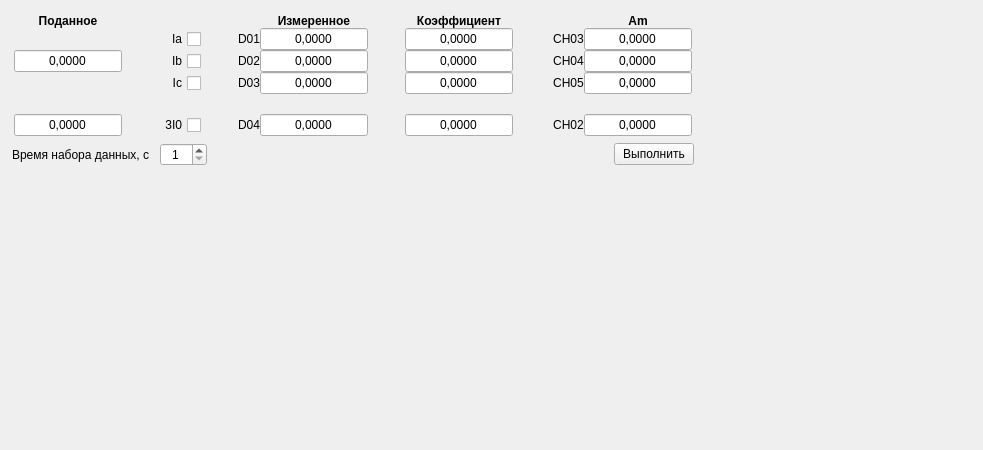
<?xml version="1.0" encoding="UTF-8"?>
<ui version="4.0">
 <class>CCalibrationWidget</class>
 <widget class="QWidget" name="CCalibrationWidget">
  <property name="geometry">
   <rect>
    <x>0</x>
    <y>0</y>
    <width>983</width>
    <height>450</height>
   </rect>
  </property>
  <property name="windowTitle">
   <string>Form</string>
  </property>
  <layout class="QVBoxLayout" name="verticalLayout_2">
   <property name="spacing">
    <number>7</number>
   </property>
   <property name="leftMargin">
    <number>7</number>
   </property>
   <property name="topMargin">
    <number>7</number>
   </property>
   <property name="rightMargin">
    <number>7</number>
   </property>
   <property name="bottomMargin">
    <number>7</number>
   </property>
   <item>
    <layout class="QHBoxLayout" name="horizontalLayout_2">
     <property name="spacing">
      <number>0</number>
     </property>
     <item>
      <layout class="QVBoxLayout" name="verticalLayoutCenter">
       <property name="leftMargin">
        <number>5</number>
       </property>
       <property name="topMargin">
        <number>5</number>
       </property>
       <property name="rightMargin">
        <number>5</number>
       </property>
       <property name="bottomMargin">
        <number>5</number>
       </property>
       <item>
        <layout class="QGridLayout" name="gridLayout" rowstretch="0,0,0,0,0,0">
         <property name="leftMargin">
          <number>2</number>
         </property>
         <property name="topMargin">
          <number>2</number>
         </property>
         <property name="rightMargin">
          <number>2</number>
         </property>
         <property name="bottomMargin">
          <number>2</number>
         </property>
         <item row="5" column="0">
          <widget class="QLineEdit" name="lineEditCurrentUserMiddle">
           <property name="sizePolicy">
            <sizepolicy hsizetype="Fixed" vsizetype="Fixed">
             <horstretch>0</horstretch>
             <verstretch>0</verstretch>
            </sizepolicy>
           </property>
           <property name="text">
            <string>0,0000</string>
           </property>
           <property name="alignment">
            <set>Qt::AlignCenter</set>
           </property>
          </widget>
         </item>
         <item row="5" column="2">
          <widget class="QCheckBox" name="checkBox3I0">
           <property name="sizePolicy">
            <sizepolicy hsizetype="Fixed" vsizetype="Fixed">
             <horstretch>0</horstretch>
             <verstretch>0</verstretch>
            </sizepolicy>
           </property>
           <property name="layoutDirection">
            <enum>Qt::RightToLeft</enum>
           </property>
           <property name="text">
            <string>3I0</string>
           </property>
          </widget>
         </item>
         <item row="5" column="5">
          <widget class="QLineEdit" name="lineEditMeasuredD04">
           <property name="sizePolicy">
            <sizepolicy hsizetype="Fixed" vsizetype="Fixed">
             <horstretch>0</horstretch>
             <verstretch>0</verstretch>
            </sizepolicy>
           </property>
           <property name="text">
            <string>0,0000</string>
           </property>
           <property name="alignment">
            <set>Qt::AlignCenter</set>
           </property>
           <property name="readOnly">
            <bool>true</bool>
           </property>
          </widget>
         </item>
         <item row="5" column="7">
          <widget class="QLineEdit" name="lineEditFactor4">
           <property name="sizePolicy">
            <sizepolicy hsizetype="Fixed" vsizetype="Fixed">
             <horstretch>0</horstretch>
             <verstretch>0</verstretch>
            </sizepolicy>
           </property>
           <property name="text">
            <string>0,0000</string>
           </property>
           <property name="alignment">
            <set>Qt::AlignCenter</set>
           </property>
          </widget>
         </item>
         <item row="5" column="9">
          <widget class="QLabel" name="label_12">
           <property name="sizePolicy">
            <sizepolicy hsizetype="Fixed" vsizetype="Fixed">
             <horstretch>0</horstretch>
             <verstretch>0</verstretch>
            </sizepolicy>
           </property>
           <property name="text">
            <string>CH02</string>
           </property>
           <property name="scaledContents">
            <bool>true</bool>
           </property>
           <property name="alignment">
            <set>Qt::AlignCenter</set>
           </property>
          </widget>
         </item>
         <item row="5" column="10">
          <widget class="QLineEdit" name="lineEditAmCH02">
           <property name="sizePolicy">
            <sizepolicy hsizetype="Fixed" vsizetype="Fixed">
             <horstretch>0</horstretch>
             <verstretch>0</verstretch>
            </sizepolicy>
           </property>
           <property name="text">
            <string>0,0000</string>
           </property>
           <property name="alignment">
            <set>Qt::AlignCenter</set>
           </property>
           <property name="readOnly">
            <bool>true</bool>
           </property>
          </widget>
         </item>
         <item row="2" column="8">
          <spacer name="horizontalSpacer_62">
           <property name="orientation">
            <enum>Qt::Horizontal</enum>
           </property>
           <property name="sizeType">
            <enum>QSizePolicy::Fixed</enum>
           </property>
           <property name="sizeHint" stdset="0">
            <size>
             <width>40</width>
             <height>20</height>
            </size>
           </property>
          </spacer>
         </item>
         <item row="2" column="5">
          <widget class="QLineEdit" name="lineEditMeasuredD02">
           <property name="sizePolicy">
            <sizepolicy hsizetype="Fixed" vsizetype="Fixed">
             <horstretch>0</horstretch>
             <verstretch>0</verstretch>
            </sizepolicy>
           </property>
           <property name="text">
            <string>0,0000</string>
           </property>
           <property name="alignment">
            <set>Qt::AlignCenter</set>
           </property>
           <property name="readOnly">
            <bool>true</bool>
           </property>
          </widget>
         </item>
         <item row="3" column="4">
          <widget class="QLabel" name="label_6">
           <property name="sizePolicy">
            <sizepolicy hsizetype="Fixed" vsizetype="Fixed">
             <horstretch>0</horstretch>
             <verstretch>0</verstretch>
            </sizepolicy>
           </property>
           <property name="text">
            <string>D03</string>
           </property>
           <property name="scaledContents">
            <bool>true</bool>
           </property>
           <property name="alignment">
            <set>Qt::AlignCenter</set>
           </property>
          </widget>
         </item>
         <item row="1" column="5">
          <widget class="QLineEdit" name="lineEditMeasuredD01">
           <property name="sizePolicy">
            <sizepolicy hsizetype="Fixed" vsizetype="Fixed">
             <horstretch>0</horstretch>
             <verstretch>0</verstretch>
            </sizepolicy>
           </property>
           <property name="text">
            <string>0,0000</string>
           </property>
           <property name="alignment">
            <set>Qt::AlignCenter</set>
           </property>
           <property name="readOnly">
            <bool>true</bool>
           </property>
          </widget>
         </item>
         <item row="1" column="4">
          <widget class="QLabel" name="label_5">
           <property name="sizePolicy">
            <sizepolicy hsizetype="Fixed" vsizetype="Fixed">
             <horstretch>0</horstretch>
             <verstretch>0</verstretch>
            </sizepolicy>
           </property>
           <property name="text">
            <string>D01</string>
           </property>
           <property name="scaledContents">
            <bool>true</bool>
           </property>
           <property name="alignment">
            <set>Qt::AlignCenter</set>
           </property>
          </widget>
         </item>
         <item row="2" column="4">
          <widget class="QLabel" name="label_4">
           <property name="sizePolicy">
            <sizepolicy hsizetype="Fixed" vsizetype="Fixed">
             <horstretch>0</horstretch>
             <verstretch>0</verstretch>
            </sizepolicy>
           </property>
           <property name="text">
            <string>D02</string>
           </property>
           <property name="scaledContents">
            <bool>true</bool>
           </property>
           <property name="alignment">
            <set>Qt::AlignCenter</set>
           </property>
          </widget>
         </item>
         <item row="3" column="5">
          <widget class="QLineEdit" name="lineEditMeasuredD03">
           <property name="sizePolicy">
            <sizepolicy hsizetype="Fixed" vsizetype="Fixed">
             <horstretch>0</horstretch>
             <verstretch>0</verstretch>
            </sizepolicy>
           </property>
           <property name="text">
            <string>0,0000</string>
           </property>
           <property name="alignment">
            <set>Qt::AlignCenter</set>
           </property>
           <property name="readOnly">
            <bool>true</bool>
           </property>
          </widget>
         </item>
         <item row="0" column="5">
          <widget class="QLabel" name="label_8">
           <property name="font">
            <font>
             <weight>75</weight>
             <bold>true</bold>
            </font>
           </property>
           <property name="text">
            <string>Измеренное</string>
           </property>
           <property name="scaledContents">
            <bool>true</bool>
           </property>
           <property name="alignment">
            <set>Qt::AlignCenter</set>
           </property>
          </widget>
         </item>
         <item row="0" column="7">
          <widget class="QLabel" name="label_9">
           <property name="font">
            <font>
             <weight>75</weight>
             <bold>true</bold>
            </font>
           </property>
           <property name="text">
            <string>Коэффициент</string>
           </property>
           <property name="scaledContents">
            <bool>true</bool>
           </property>
           <property name="alignment">
            <set>Qt::AlignCenter</set>
           </property>
          </widget>
         </item>
         <item row="1" column="10">
          <widget class="QLineEdit" name="lineEditAmCH03">
           <property name="sizePolicy">
            <sizepolicy hsizetype="Fixed" vsizetype="Fixed">
             <horstretch>0</horstretch>
             <verstretch>0</verstretch>
            </sizepolicy>
           </property>
           <property name="text">
            <string>0,0000</string>
           </property>
           <property name="alignment">
            <set>Qt::AlignCenter</set>
           </property>
           <property name="readOnly">
            <bool>true</bool>
           </property>
          </widget>
         </item>
         <item row="1" column="9">
          <widget class="QLabel" name="label">
           <property name="sizePolicy">
            <sizepolicy hsizetype="Fixed" vsizetype="Fixed">
             <horstretch>0</horstretch>
             <verstretch>0</verstretch>
            </sizepolicy>
           </property>
           <property name="text">
            <string>CH03</string>
           </property>
           <property name="scaledContents">
            <bool>true</bool>
           </property>
           <property name="alignment">
            <set>Qt::AlignCenter</set>
           </property>
          </widget>
         </item>
         <item row="2" column="9">
          <widget class="QLabel" name="label_2">
           <property name="sizePolicy">
            <sizepolicy hsizetype="Fixed" vsizetype="Fixed">
             <horstretch>0</horstretch>
             <verstretch>0</verstretch>
            </sizepolicy>
           </property>
           <property name="text">
            <string>CH04</string>
           </property>
           <property name="scaledContents">
            <bool>true</bool>
           </property>
           <property name="alignment">
            <set>Qt::AlignCenter</set>
           </property>
          </widget>
         </item>
         <item row="3" column="10">
          <widget class="QLineEdit" name="lineEditAmCH05">
           <property name="sizePolicy">
            <sizepolicy hsizetype="Fixed" vsizetype="Fixed">
             <horstretch>0</horstretch>
             <verstretch>0</verstretch>
            </sizepolicy>
           </property>
           <property name="text">
            <string>0,0000</string>
           </property>
           <property name="alignment">
            <set>Qt::AlignCenter</set>
           </property>
           <property name="readOnly">
            <bool>true</bool>
           </property>
          </widget>
         </item>
         <item row="2" column="10">
          <widget class="QLineEdit" name="lineEditAmCH04">
           <property name="sizePolicy">
            <sizepolicy hsizetype="Fixed" vsizetype="Fixed">
             <horstretch>0</horstretch>
             <verstretch>0</verstretch>
            </sizepolicy>
           </property>
           <property name="text">
            <string>0,0000</string>
           </property>
           <property name="alignment">
            <set>Qt::AlignCenter</set>
           </property>
           <property name="readOnly">
            <bool>true</bool>
           </property>
          </widget>
         </item>
         <item row="3" column="9">
          <widget class="QLabel" name="label_3">
           <property name="sizePolicy">
            <sizepolicy hsizetype="Fixed" vsizetype="Fixed">
             <horstretch>0</horstretch>
             <verstretch>0</verstretch>
            </sizepolicy>
           </property>
           <property name="text">
            <string>CH05</string>
           </property>
           <property name="scaledContents">
            <bool>true</bool>
           </property>
           <property name="alignment">
            <set>Qt::AlignCenter</set>
           </property>
          </widget>
         </item>
         <item row="2" column="7">
          <widget class="QLineEdit" name="lineEditFactor2">
           <property name="sizePolicy">
            <sizepolicy hsizetype="Fixed" vsizetype="Fixed">
             <horstretch>0</horstretch>
             <verstretch>0</verstretch>
            </sizepolicy>
           </property>
           <property name="text">
            <string>0,0000</string>
           </property>
           <property name="alignment">
            <set>Qt::AlignCenter</set>
           </property>
          </widget>
         </item>
         <item row="2" column="0">
          <widget class="QLineEdit" name="lineEditCurrentUser">
           <property name="sizePolicy">
            <sizepolicy hsizetype="Fixed" vsizetype="Fixed">
             <horstretch>0</horstretch>
             <verstretch>0</verstretch>
            </sizepolicy>
           </property>
           <property name="text">
            <string>0,0000</string>
           </property>
           <property name="alignment">
            <set>Qt::AlignCenter</set>
           </property>
          </widget>
         </item>
         <item row="0" column="0">
          <widget class="QLabel" name="label_7">
           <property name="font">
            <font>
             <weight>75</weight>
             <bold>true</bold>
            </font>
           </property>
           <property name="text">
            <string>Поданное</string>
           </property>
           <property name="scaledContents">
            <bool>true</bool>
           </property>
           <property name="alignment">
            <set>Qt::AlignCenter</set>
           </property>
          </widget>
         </item>
         <item row="3" column="7">
          <widget class="QLineEdit" name="lineEditFactor3">
           <property name="sizePolicy">
            <sizepolicy hsizetype="Fixed" vsizetype="Fixed">
             <horstretch>0</horstretch>
             <verstretch>0</verstretch>
            </sizepolicy>
           </property>
           <property name="text">
            <string>0,0000</string>
           </property>
           <property name="alignment">
            <set>Qt::AlignCenter</set>
           </property>
          </widget>
         </item>
         <item row="1" column="7">
          <widget class="QLineEdit" name="lineEditFactor1">
           <property name="sizePolicy">
            <sizepolicy hsizetype="Fixed" vsizetype="Fixed">
             <horstretch>0</horstretch>
             <verstretch>0</verstretch>
            </sizepolicy>
           </property>
           <property name="text">
            <string>0,0000</string>
           </property>
           <property name="alignment">
            <set>Qt::AlignCenter</set>
           </property>
          </widget>
         </item>
         <item row="1" column="2">
          <widget class="QCheckBox" name="checkBoxIa">
           <property name="sizePolicy">
            <sizepolicy hsizetype="Fixed" vsizetype="Fixed">
             <horstretch>0</horstretch>
             <verstretch>0</verstretch>
            </sizepolicy>
           </property>
           <property name="layoutDirection">
            <enum>Qt::RightToLeft</enum>
           </property>
           <property name="text">
            <string>Ia</string>
           </property>
          </widget>
         </item>
         <item row="2" column="2">
          <widget class="QCheckBox" name="checkBoxIb">
           <property name="sizePolicy">
            <sizepolicy hsizetype="Fixed" vsizetype="Fixed">
             <horstretch>0</horstretch>
             <verstretch>0</verstretch>
            </sizepolicy>
           </property>
           <property name="layoutDirection">
            <enum>Qt::RightToLeft</enum>
           </property>
           <property name="text">
            <string>Ib</string>
           </property>
          </widget>
         </item>
         <item row="3" column="2">
          <widget class="QCheckBox" name="checkBoxIc">
           <property name="sizePolicy">
            <sizepolicy hsizetype="Fixed" vsizetype="Fixed">
             <horstretch>0</horstretch>
             <verstretch>0</verstretch>
            </sizepolicy>
           </property>
           <property name="layoutDirection">
            <enum>Qt::RightToLeft</enum>
           </property>
           <property name="text">
            <string>Ic</string>
           </property>
          </widget>
         </item>
         <item row="2" column="1">
          <spacer name="horizontalSpacer_63">
           <property name="orientation">
            <enum>Qt::Horizontal</enum>
           </property>
           <property name="sizeType">
            <enum>QSizePolicy::Fixed</enum>
           </property>
           <property name="sizeHint" stdset="0">
            <size>
             <width>37</width>
             <height>17</height>
            </size>
           </property>
          </spacer>
         </item>
         <item row="0" column="10">
          <widget class="QLabel" name="label_10">
           <property name="font">
            <font>
             <weight>75</weight>
             <bold>true</bold>
            </font>
           </property>
           <property name="text">
            <string>Am</string>
           </property>
           <property name="scaledContents">
            <bool>true</bool>
           </property>
           <property name="alignment">
            <set>Qt::AlignCenter</set>
           </property>
          </widget>
         </item>
         <item row="2" column="3">
          <spacer name="horizontalSpacer_69">
           <property name="orientation">
            <enum>Qt::Horizontal</enum>
           </property>
           <property name="sizeType">
            <enum>QSizePolicy::Fixed</enum>
           </property>
           <property name="sizeHint" stdset="0">
            <size>
             <width>37</width>
             <height>17</height>
            </size>
           </property>
          </spacer>
         </item>
         <item row="2" column="6">
          <spacer name="horizontalSpacer_60">
           <property name="orientation">
            <enum>Qt::Horizontal</enum>
           </property>
           <property name="sizeType">
            <enum>QSizePolicy::Fixed</enum>
           </property>
           <property name="sizeHint" stdset="0">
            <size>
             <width>37</width>
             <height>17</height>
            </size>
           </property>
          </spacer>
         </item>
         <item row="4" column="10">
          <spacer name="verticalSpacer_2">
           <property name="orientation">
            <enum>Qt::Vertical</enum>
           </property>
           <property name="sizeType">
            <enum>QSizePolicy::Fixed</enum>
           </property>
           <property name="sizeHint" stdset="0">
            <size>
             <width>20</width>
             <height>20</height>
            </size>
           </property>
          </spacer>
         </item>
         <item row="5" column="4">
          <widget class="QLabel" name="label_11">
           <property name="sizePolicy">
            <sizepolicy hsizetype="Fixed" vsizetype="Fixed">
             <horstretch>0</horstretch>
             <verstretch>0</verstretch>
            </sizepolicy>
           </property>
           <property name="text">
            <string>D04</string>
           </property>
           <property name="scaledContents">
            <bool>true</bool>
           </property>
           <property name="alignment">
            <set>Qt::AlignCenter</set>
           </property>
          </widget>
         </item>
        </layout>
       </item>
       <item>
        <spacer name="verticalSpacer_3">
         <property name="orientation">
          <enum>Qt::Vertical</enum>
         </property>
         <property name="sizeType">
          <enum>QSizePolicy::Fixed</enum>
         </property>
         <property name="sizeHint" stdset="0">
          <size>
           <width>20</width>
           <height>5</height>
          </size>
         </property>
        </spacer>
       </item>
       <item>
        <layout class="QHBoxLayout" name="horizontalLayout">
         <property name="spacing">
          <number>10</number>
         </property>
         <item>
          <widget class="QLabel" name="label_13">
           <property name="text">
            <string>Время набора данных, с</string>
           </property>
          </widget>
         </item>
         <item>
          <widget class="QSpinBox" name="spinBoxTimeSetData">
           <property name="alignment">
            <set>Qt::AlignCenter</set>
           </property>
           <property name="minimum">
            <number>1</number>
           </property>
           <property name="maximum">
            <number>100</number>
           </property>
          </widget>
         </item>
         <item>
          <spacer name="horizontalSpacer_3">
           <property name="orientation">
            <enum>Qt::Horizontal</enum>
           </property>
           <property name="sizeHint" stdset="0">
            <size>
             <width>40</width>
             <height>20</height>
            </size>
           </property>
          </spacer>
         </item>
         <item>
          <widget class="QPushButton" name="pushButtonDo">
           <property name="text">
            <string>Выполнить</string>
           </property>
          </widget>
         </item>
        </layout>
       </item>
      </layout>
     </item>
     <item>
      <spacer name="horizontalSpacer">
       <property name="orientation">
        <enum>Qt::Horizontal</enum>
       </property>
       <property name="sizeHint" stdset="0">
        <size>
         <width>40</width>
         <height>20</height>
        </size>
       </property>
      </spacer>
     </item>
    </layout>
   </item>
   <item>
    <spacer name="verticalSpacer">
     <property name="orientation">
      <enum>Qt::Vertical</enum>
     </property>
     <property name="sizeHint" stdset="0">
      <size>
       <width>20</width>
       <height>202</height>
      </size>
     </property>
    </spacer>
   </item>
  </layout>
 </widget>
 <resources/>
 <connections/>
</ui>
